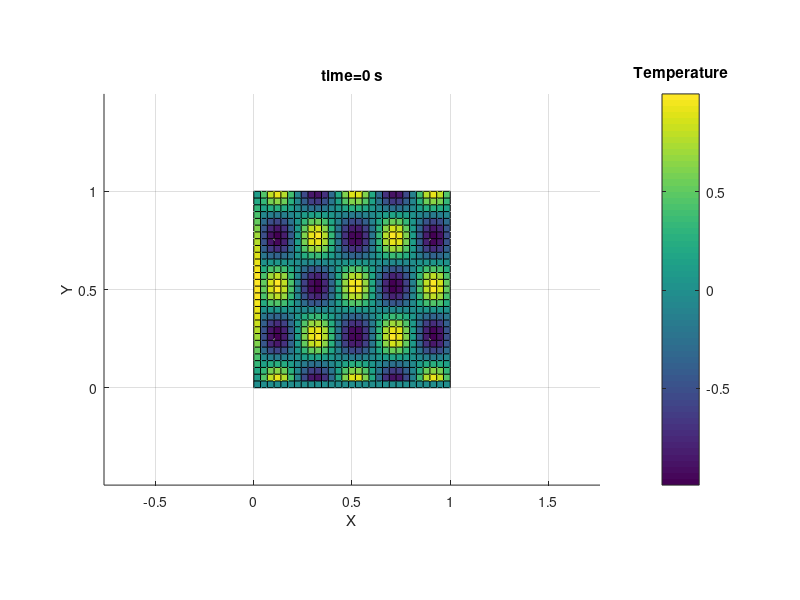
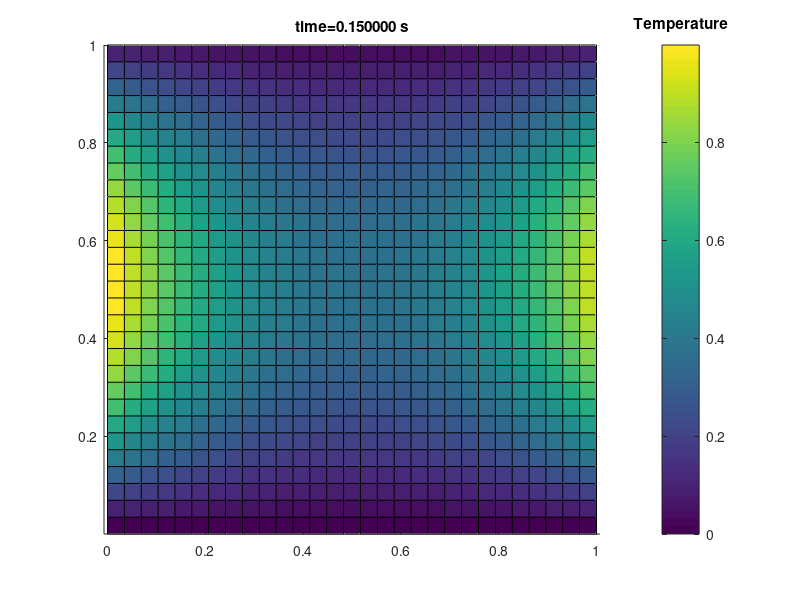
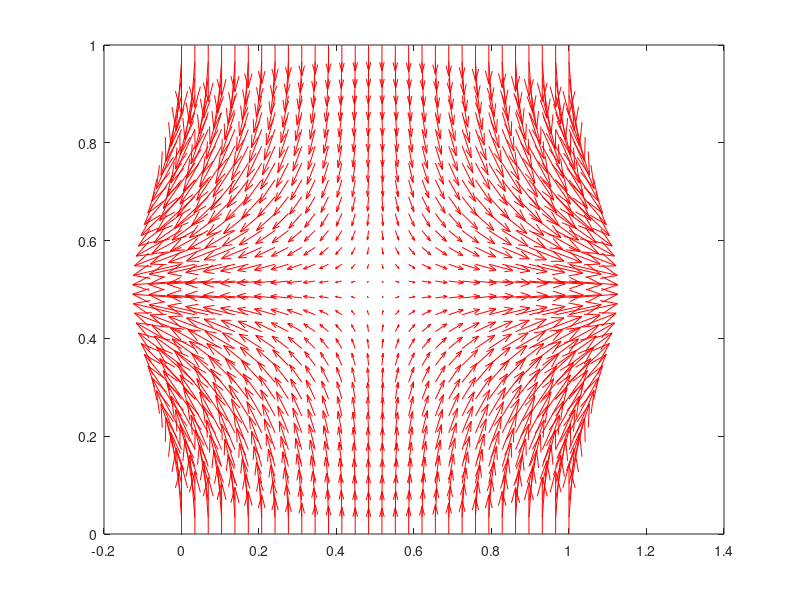
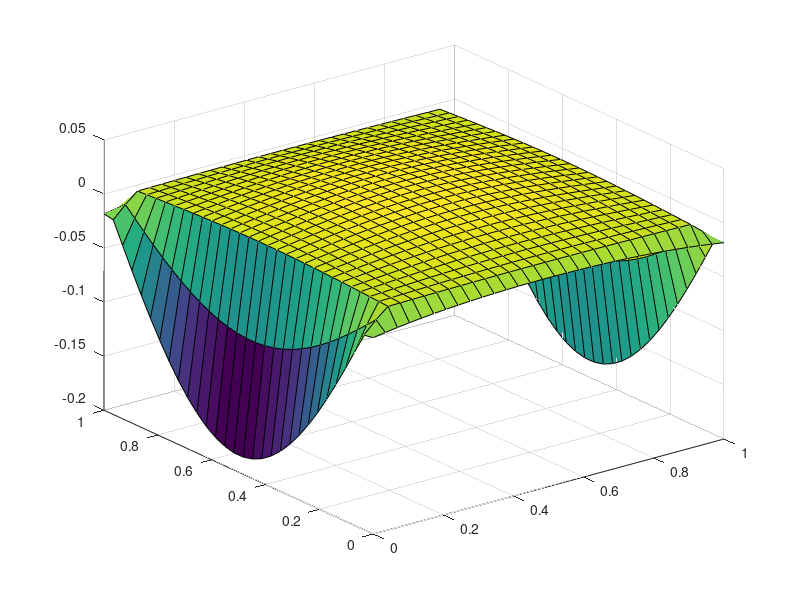

Write MATLAB code to recreate these figures, in order.
% -------------------------------------------------------------------------
% This is a script that calculates how heat diffuses across a square domain. 
% The boundary conditions are all Dirichlet, i.e., the boundaries are at a
% constant temperature
%
% Modified: 2021-07-11
% -------------------------------------------------------------------------

clear all; clc; close all;

% Parameter definitions ---------------------------------------------------
N = 30; % numbers of nodes along both x and y directions
L = 1; % Length of square domain
alpha = 1;  % thermal diffusivity
dt = 0.0002; % time step
dx = L/N; % grid spacing in x direction
dy = dx; % grid spacing in y direction (same as x direction)
finalTime = 0.15; % final time given in the problem
M = int16(finalTime/dt); % number of time steps required

% Initialization ----------------------------------------------------------
% Solution Grid
x=linspace(0,L,N); 
y=linspace(0,L,N);
[X,Y]=meshgrid(x,y);
T = ones([size(X) M]); % all time steps are stored for demo purposes

% Initial Conditions 
T(:,:,1) = sin(5*pi*X).*cos(4*pi*Y); % at (x,y,t=0)

% Dirichlet boundary conditions (these could also be applied in the loop)
T(1:end,1,:) = repmat(sin(pi.*y)',1,1,M);     % at (x=0,y,t)
T(1,:,:) = 0;                                 % at (x,y=0,t)
T(end,:,:) = 0;                               % at (x,y=1,t)
T(:,end,:) = repmat(sin(pi.*y)',1,1,M);       % at (x=1,y,t)

% PDE Solution ------------------------------------------------------------
% Space: second order derivatives
% Time: explicit time marching, i.e, k+1 values are determined by k values
for k=1:M-1  % time step up to specified final time
    for i=2:length(y)-1 % x node step
        for j=2:length(x)-1 % y node step
            % Solving for temperature at next time step
            T(i,j,k+1) = ((((T(i,j+1,k)-2*T(i,j,k)+T(i,j-1,k))/dx^2)....
            +((T(i+1,j,k)-2*T(i,j,k)+T(i-1,j,k))/dy^2))*dt)+T(i,j,k);
        end        
    end  
end

% Visualization -----------------------------------------------------------
% Temperature disitribution at t = 0
figure()
surf(x,y,T(:,:,1))
view(2)
axis('equal')
title('time=0 s')
h = colorbar();
title(h,'Temperature')
xlabel('X')
ylabel('Y')

% Temperature disitribution at t = 0.15
figure()
surf(x,y,T(:,:,M))
view(2)
a=sprintf('time=%f s' ,finalTime);
title(a)
h = colorbar();
title(h,'Temperature')
axis('equal')

[gx,gy]=gradient(T(:,:,M));

div=divergence(X,Y,gx,gy);

figure()
quiver(X,Y,gx,gy,3,'red')

figure()
surf(X,Y,div)
